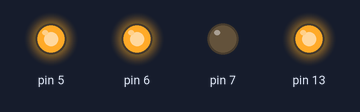
Simulated run of this sketch. Board: Arduino Uno, built with avr-gcc and run on an emulated ATmega328P. Parts: output pins drawn as LEDs (lit = HIGH).

Above: at 1.0 s.
At 3.0 s:
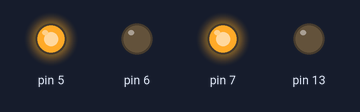
Timing chart, 0 to 5.2 s (numbered marks = the images above):
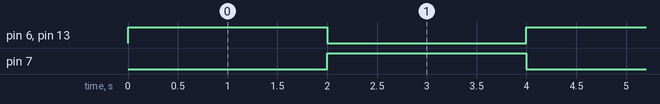

The sketch:

garbage_motor.ino
```cpp
void setup() {
  pinMode(13, OUTPUT);
  pinMode(5, OUTPUT);
  pinMode(6, OUTPUT);
  pinMode(7, OUTPUT);
  Serial.begin(9600);
  digitalWrite(5, HIGH);  //enable driver
}

void loop() {
  digitalWrite(13, HIGH);
  digitalWrite(6, HIGH);
  digitalWrite(7, LOW);
  delay(2000);
  digitalWrite(13, LOW);
  digitalWrite(6, LOW);
  digitalWrite(7, HIGH);
  delay(2000);

}
```

Measured:
- by itself, pin 6, pin 7, pin 13: alternates HIGH for 2.0 s and LOW for 2.0 s
